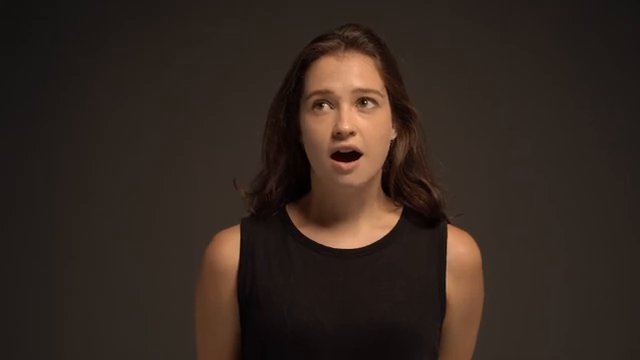
#> input picture frame 27 of video.mp4, 640 x 360 px
$ python facedetect.py
#> lines starting #> are read from the running program, lines starting #| are printed output that depends on the picture; after the words box and inside, x2 and y2 are one past the last pixel; in counts of white or black regions, pixels touching at a corner belong together
import cv2
import pathlib

cascade_path = pathlib.Path(cv2.__file__).parent.absolute() / "data/haarcascade_frontalface_default.xml"

print(f"Using Haar cascade from: {cascade_path}")

# Load the Haar cascade
clf = cv2.CascadeClassifier(str(cascade_path))

# Start video capture
# camera = cv2.VideoCapture(0)
camera = cv2.VideoCapture("video.mp4")

while True:  # Fixed 'true' to 'True'
    ret, frame = camera.read()
#> frame is the input picture: shape (360, 640, 3); mean B, G, R 31.8, 38.8, 51.1
    if not ret:
        break

    # Convert to grayscale
    gray = cv2.cvtColor(frame, cv2.COLOR_BGR2GRAY)
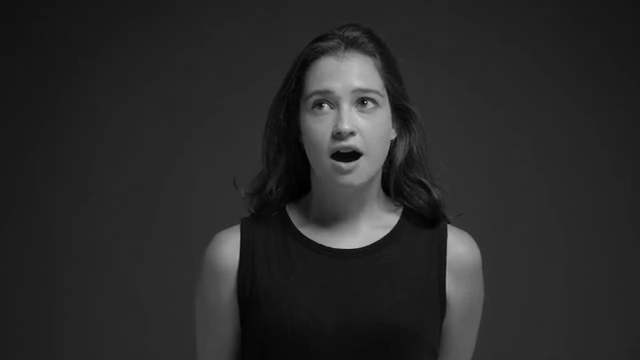
#> gray: shape (360, 640); min 1, max 210, mean 41.8

    # Detect faces
    faces = clf.detectMultiScale(
        gray,
        scaleFactor=1.1,
        minNeighbors=5,
        minSize=(30, 30),
        flags=cv2.CASCADE_SCALE_IMAGE
    )
#> faces = [[285, 57, 121, 121]]

    # Draw rectangles around faces
    for (x, y, width, height) in faces:
        cv2.rectangle(frame, (x, y), (x + width, y + height), (255, 255, 0), 2)  # Fixed missing comma and closing parenthesis
#> this loop made 1 pass
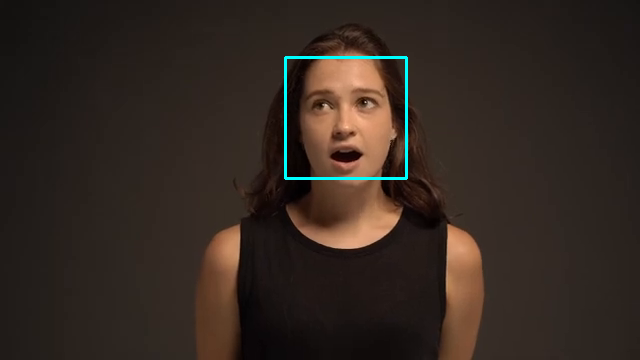
#> frame: shape (360, 640, 3); 0.63% of pixels changed, all inside (x1, y1, x2, y2) = (284, 56, 408, 180)

    # Show the result
    cv2.imshow("Faces", frame)

    # Exit on pressing 'q'
    if cv2.waitKey(1) & 0xFF == ord('q'):
#> (key q is pressed here)
        break

# Release resources
camera.release()
cv2.destroyAllWindows()

$ run again, starting later in the video
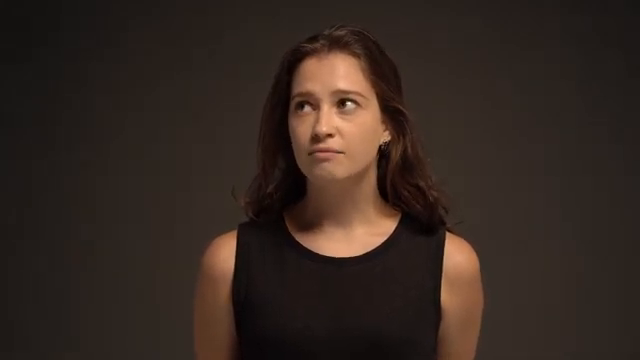
#> input picture frame 124 of video.mp4, 640 x 360 px
#> frame is the input picture: shape (360, 640, 3); mean B, G, R 32.2, 39, 51.7
#> `gray = cv2.cvtColor(frame, cv2.COLOR_BGR2GRAY)`:
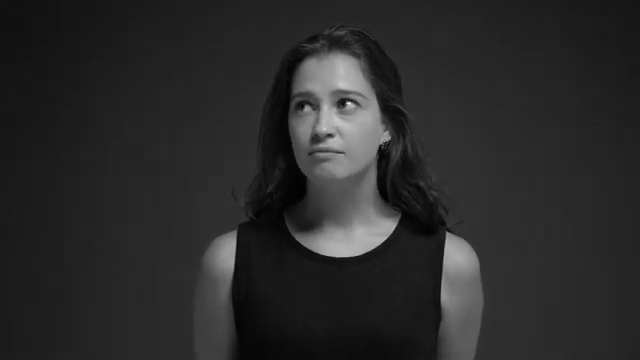
#> gray: shape (360, 640); min 2, max 245, mean 42.1
#> faces = [[270, 59, 116, 116]]
#> the loop `for (x, y, width, height) in faces:` made 1 pass
#> after the loop `for (x, y, width, height) in faces:`:
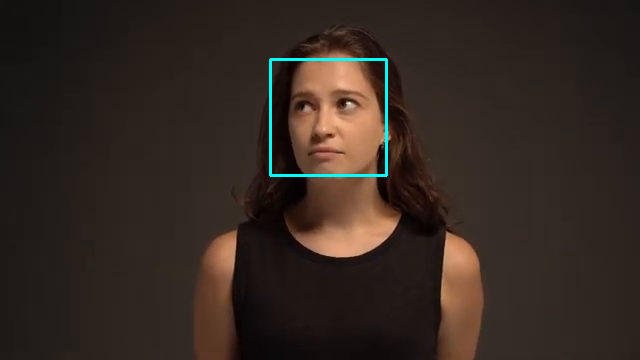
#> frame: shape (360, 640, 3); 0.6% of pixels changed, all inside (x1, y1, x2, y2) = (269, 58, 388, 177)

$ run again, starting later in the video
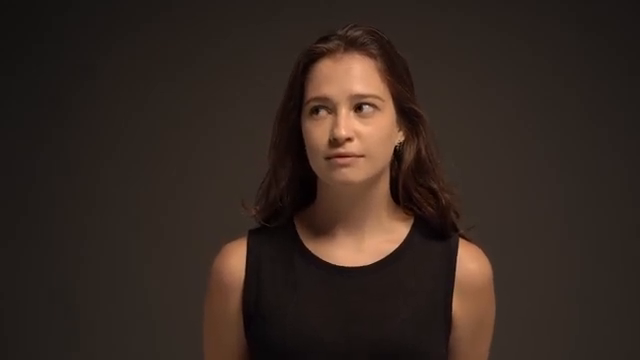
#> input picture frame 220 of video.mp4, 640 x 360 px
#> frame is the input picture: shape (360, 640, 3); mean B, G, R 32.6, 39.4, 52.4
#> `gray = cv2.cvtColor(frame, cv2.COLOR_BGR2GRAY)`:
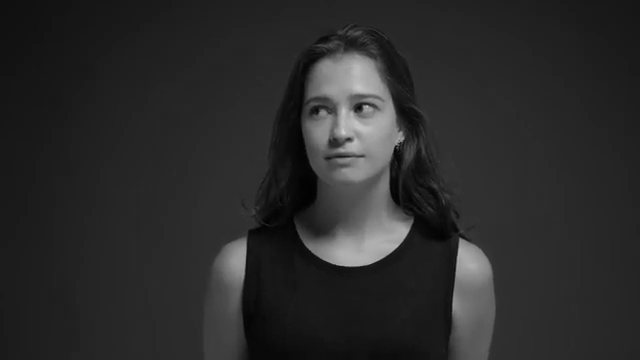
#> gray: shape (360, 640); min 1, max 209, mean 42.6
#> faces = [[283, 61, 122, 122]]
#> the loop `for (x, y, width, height) in faces:` made 1 pass
#> after the loop `for (x, y, width, height) in faces:`:
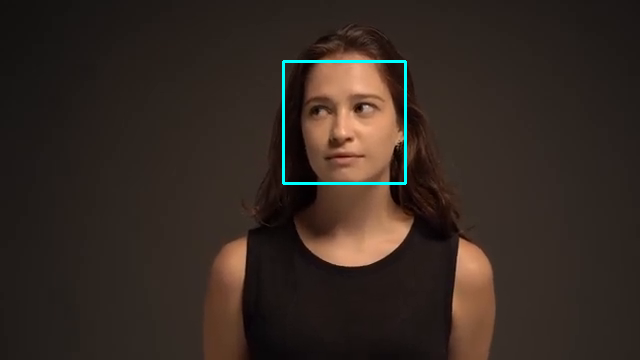
#> frame: shape (360, 640, 3); 0.63% of pixels changed, all inside (x1, y1, x2, y2) = (282, 60, 407, 185)
